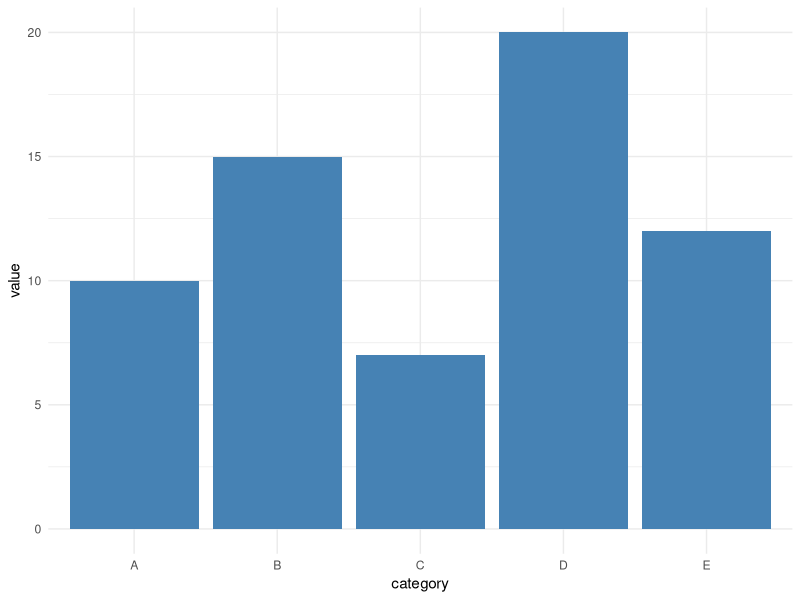

This figure's R source:
# Week 01 analysis example
# Reads data/sample_data.csv and creates a bar plot in plots/sample_plot.png

library(tidyverse)

# Load the data
sample_data <- readr::read_csv("week-01/data/sample_data.csv")

# Summarise total value
summary <- sample_data %>% summarise(total = sum(value))
print(summary)

# Create plot
p <- ggplot(sample_data, aes(x = category, y = value)) +
  geom_col(fill = "steelblue") +
  theme_minimal()

ggsave("week-01/plots/sample_plot.png", p, width = 6, height = 4)
